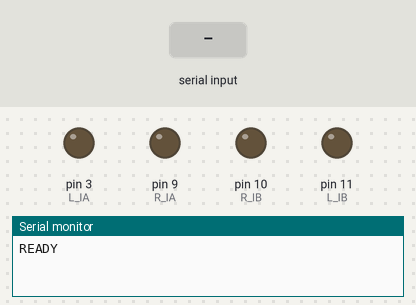
Simulated run of this sketch. Board: Arduino Uno, built with avr-gcc and run on an emulated ATmega328P. Shown: output pins drawn as LEDs (lit = HIGH), the last lines printed to the serial monitor. The inputs (shaded band) are chosen by the test bench.

Above: at 1.2 s.
1.3 s: "P,90\n" received over Serial
At 1.55 s:
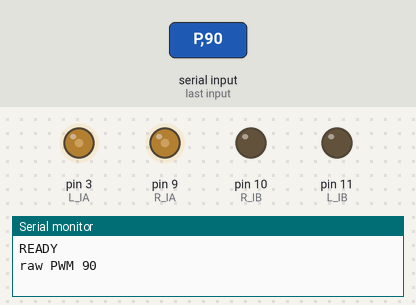
3.3 s: "M,90,45\n" received over Serial
At 3.6 s:
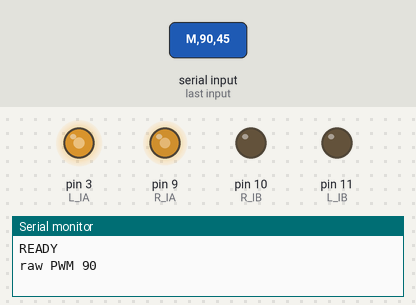
Timing chart, 0 to 6.3 s (numbered marks = the images above; inputs shaded):
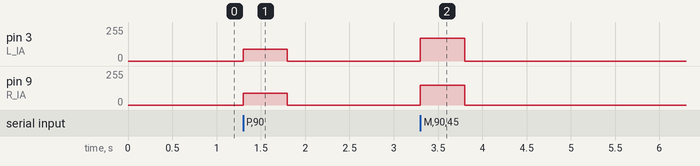

Measured:
- after the input at 1.3 s, pin 3 (L_IA), pin 9 (R_IA): 0/255 → 90/255 at once, → 0/255 0.50 s later
- after the input at 3.3 s, pin 3 (L_IA): 0/255 → 170/255 at once, → 0/255 0.50 s later; pin 9 (R_IA): 0/255 → 147/255 at once, → 0/255 0.50 s later

The sketch:

motor_serial.ino
```cpp
/*
 * motor_serial.ino - Raspberry Pi의 시리얼 명령으로 바퀴 2개 제어 (L9110S 모터 드라이버, cv_lab · linecar 공용)
 *   + 온습도 센서(DHT11 / DHT22)로 모터 온도를 재서 기준을 넘으면 감속, 상태를 시리얼로 출력
 *
 * 추가 배선
 *   DHT    VCC → 5V,  GND → GND,  DATA → D2   (인터럽트를 쓰므로 D2. 라이브러리 설치는 필요 없음)
 *   배터리  (+) ─ R1 ─┬─ R2 ─ GND,  ┬ → A0     (선택. 저항 없이 직접 연결하면 보드가 망가짐)
 */

// ================= 기능 켜기 / 끄기 =================
// 끄려면 그 줄 앞에 // 를 붙여 주석 처리
// #define USE_TEMP_SLOWDOWN    // [추가 1] 온도가 TEMP_LIMIT_C를 넘으면 감속
// #define USE_STATUS_PRINT     // [추가 1] 온도 · 습도 · 속도 · 배터리를 시리얼로 출력
// #define USE_BATTERY       // [추가 1] 배터리 잔량 측정 (분압 회로를 A0에 연결한 뒤 켜기)

// ================= 설정 (온도 · 배터리) =================
const unsigned long TEMP_INTERVAL_MS = 100;    // 온도를 확인하는 간격 (100 = 0.1초)
const unsigned long PRINT_INTERVAL_MS = 500;   // 시리얼 모니터에 출력하는 간격
const float TEMP_LIMIT_C = 40.0;               // 기준 온도: 이보다 높으면 감속 (DHT11은 50도까지만 측정)
const float TEMP_HYST_C = 2.0;                 // 기준보다 이만큼 식어야 원래 속도로 (감속 · 해제 반복 방지)
const float HOT_SPEED_SCALE = 0.6;             // 과열 시 속도 배율 (0.6 = 60%)

const int DHT_PIN = 2;
const int DHT_TYPE = 11;                       // 11 = DHT11, 22 = DHT22
// 센서가 새 값을 만드는 데 걸리는 최소 시간. 이보다 자주 읽으면 응답하지 않으므로 줄이지 말 것
const unsigned long DHT_MIN_INTERVAL_MS = (DHT_TYPE == 22) ? 2000 : 1000;
const unsigned long DHT_LOST_MS = 5000;        // 이 시간 동안 못 읽으면 TEMP=ERR

const int BATTERY_PIN = A0;                    // 분압 회로를 연결한 핀 (USE_BATTERY를 켰을 때만 사용)
const float BATTERY_R1 = 20000.0;              // 배터리 (+) 쪽 저항 (옴)
const float BATTERY_R2 = 10000.0;              // GND 쪽 저항 (옴)
const float BATTERY_FULL_V = 8.4;              // 100% 전압 (예: 리튬이온 2개 직렬 8.4)
const float BATTERY_EMPTY_V = 6.4;             // 0% 전압

const int L_IA = 3,  L_IB = 11;   // 왼쪽 바퀴  (L9110S A-IA, A-IB)
const int R_IA = 9,  R_IB = 10;   // 오른쪽 바퀴 (L9110S B-IA, B-IB)

const unsigned long TIMEOUT_MS = 500;   // 명령이 끊기면 정지할 시간
const int MIN_PWM = 125;                // 이보다 작으면 모터가 돌지 않음

const int LEFT_BOOST = 0;
const int RIGHT_BOOST = 0;             // 전진 시 오른쪽 모터 보정 (10부터 시작해 튜닝)

const int LEFT_DIR = 1;
const int RIGHT_DIR = 1;

char buf[32];
int len = 0;
unsigned long lastCmd = 0;
bool stopped = true;

int outLeft = 0, outRight = 0;         // 감속까지 반영한 현재 명령 (-255 ~ 255)
bool overheated = false;               // true면 감속 중
float tempC = 0, humidity = 0;
bool dhtEverRead = false;
unsigned long lastDhtOk = 0;

// DHT 신호: 하강 에지 사이의 시간(us)을 인터럽트로 기록
volatile uint8_t dhtGap[44];
volatile uint8_t dhtEdges = 0;
volatile unsigned long dhtLastEdge = 0;

void setMotor(int ia, int ib, int speed, int boost) {
  speed = constrain(speed, -255, 255);
  int pwm = abs(speed);

  // 전진(speed > 0)일 때만 boost 적용, 후진은 기존 MIN_PWM 유지
  int appliedBoost = (speed > 0) ? boost : 0;
  if (pwm > 0) {
    pwm = map(pwm, 1, 255, constrain(MIN_PWM + appliedBoost, 0, 255), 255);
  }

  if (speed > 0) {          // 전진
    analogWrite(ia, pwm);
    digitalWrite(ib, LOW);
  } else if (speed < 0) {   // 후진
    digitalWrite(ia, LOW);
    analogWrite(ib, pwm);
  } else {                  // 정지
    digitalWrite(ia, LOW);
    digitalWrite(ib, LOW);
  }
}

void drive(int left, int right) {
  if (overheated) {                    // 좌우 비율(조향)은 그대로 두고 속도만 줄임
    left = (int)(left * HOT_SPEED_SCALE);
    right = (int)(right * HOT_SPEED_SCALE);
  }
  outLeft = left;
  outRight = right;
  setMotor(L_IA, L_IB, left * LEFT_DIR, LEFT_BOOST);
  setMotor(R_IA, R_IB, right * RIGHT_DIR, RIGHT_BOOST);
  stopped = (left == 0 && right == 0);
}

// 모터 테스트용: 변환 없이 PWM 값 그대로 두 바퀴 전진
void rawForward(int pwm) {
  pwm = constrain(pwm, 0, 255);
  digitalWrite(L_IB, LOW);  analogWrite(L_IA, pwm);
  digitalWrite(R_IB, LOW);  analogWrite(R_IA, pwm);
  outLeft = outRight = pwm;
  stopped = (pwm == 0);
}

// ---------------------------------------------------------------------
// DHT 읽기: 기다리지 않고(delay 없이) 조금씩 진행.
// 인터럽트를 막지 않으므로 읽는 중에도 Pi의 모터 명령을 놓치지 않음
// ---------------------------------------------------------------------
void dhtEdge() {
  unsigned long now = micros();
  unsigned long gap = now - dhtLastEdge;
  dhtLastEdge = now;
  if (dhtEdges < sizeof(dhtGap)) dhtGap[dhtEdges++] = (gap > 255) ? 255 : gap;
}

// 마지막 40개 간격 = 데이터 40비트 (짧으면 0: 약 77us, 길면 1: 약 120us)
bool decodeDht() {
  uint8_t n = dhtEdges;
  if (n < 40) return false;
  uint8_t d[5] = {0, 0, 0, 0, 0};
  for (uint8_t i = 0; i < 40; i++) {
    d[i / 8] = (d[i / 8] << 1) | (dhtGap[n - 40 + i] > 100 ? 1 : 0);
  }
  if ((uint8_t)(d[0] + d[1] + d[2] + d[3]) != d[4]) return false;   // 체크섬
  if (d[0] == 0 && d[1] == 0) return false;                         // 잡음만 들어온 경우

  if (DHT_TYPE == 22) {
    humidity = (d[0] * 256 + d[1]) * 0.1;
    tempC = ((d[2] & 0x7F) * 256 + d[3]) * 0.1;
    if (d[2] & 0x80) tempC = -tempC;
  } else {
    humidity = d[0] + d[1] * 0.1;
    tempC = d[2] + (d[3] & 0x7F) * 0.1;
    if (d[3] & 0x80) tempC = -tempC;
  }
  return true;
}

void updateDht() {
  static uint8_t step = 0;             // 0 대기, 1 시작 신호, 2 응답 받는 중
  static unsigned long since = 0;
  unsigned long now = millis();

  if (step == 0 && now - since >= max(TEMP_INTERVAL_MS, DHT_MIN_INTERVAL_MS)) {
    pinMode(DHT_PIN, OUTPUT);
    digitalWrite(DHT_PIN, LOW);
    since = now;
    step = 1;
  } else if (step == 1 && now - since >= 20) {
    dhtEdges = 0;
    pinMode(DHT_PIN, INPUT_PULLUP);
    attachInterrupt(digitalPinToInterrupt(DHT_PIN), dhtEdge, FALLING);
    step = 2;
  } else if (step == 2 && now - since >= 35) {
    detachInterrupt(digitalPinToInterrupt(DHT_PIN));
    if (decodeDht()) {
      dhtEverRead = true;
      lastDhtOk = now;
    }
    step = 0;
  }
}

bool tempValid() {
  return dhtEverRead && millis() - lastDhtOk < DHT_LOST_MS;
}

// ---------------------------------------------------------------------
// [추가 1] 모터 온도 확인 → 기준 초과 시 감속 (실제 감속은 drive에서)
//   센서를 못 읽는 동안에는 마지막 상태(정상 / 감속)를 유지
// ---------------------------------------------------------------------
void checkMotorTemp() {
  static unsigned long last = 0;
  if (millis() - last < TEMP_INTERVAL_MS) return;
  last = millis();
  if (!tempValid()) return;

  if (!overheated && tempC > TEMP_LIMIT_C) {
    overheated = true;
  } else if (overheated && tempC <= TEMP_LIMIT_C - TEMP_HYST_C) {
    overheated = false;
  }
}

// 예: TEMP=36.0C HUM=45% SPEED=35% BATT=7.42V(51%) STATE=NORMAL
// SPEED는 실제 주행 속도가 아니라 모터에 준 명령의 크기 (엔코더가 없음)
void printStatus() {
  static unsigned long last = 0;
  if (millis() - last < PRINT_INTERVAL_MS) return;
  last = millis();

  Serial.print(F("TEMP="));
  if (tempValid()) {
    Serial.print(tempC, 1);
    Serial.print(F("C HUM="));
    Serial.print(humidity, 0);
    Serial.print('%');
  } else {
    Serial.print(F("ERR HUM=ERR"));
  }
  Serial.print(F(" SPEED="));
  Serial.print((int)((abs(outLeft) + abs(outRight)) * 100L / 510));
  Serial.print(F("% BATT="));
#ifdef USE_BATTERY
  {
    float v = analogRead(BATTERY_PIN) * 5.0 / 1023.0 * (BATTERY_R1 + BATTERY_R2) / BATTERY_R2;
    float pct = (v - BATTERY_EMPTY_V) / (BATTERY_FULL_V - BATTERY_EMPTY_V) * 100;
    Serial.print(v, 2);
    Serial.print(F("V("));
    Serial.print((int)constrain(pct, 0, 100));
    Serial.print(F("%)"));
  }
#else
  Serial.print(F("N/A"));
#endif
  Serial.print(F(" STATE="));
  Serial.println(overheated ? F("SLOW") : F("NORMAL"));
}

void handleLine(char *line) {
  int left, right, pwm;
  if (sscanf(line, "M,%d,%d", &left, &right) == 2) {
    drive(left, right);
    lastCmd = millis();
  } else if (sscanf(line, "P,%d", &pwm) == 1) {
    rawForward(pwm);
    lastCmd = millis();                 // 0.5초 뒤 자동 정지
    Serial.print("raw PWM ");
    Serial.println(pwm);
  } else if (strcmp(line, "PING") == 0) {
    Serial.println("PONG");
  }
}

void setup() {
  int pins[] = {L_IA, L_IB, R_IA, R_IB};
  for (int i = 0; i < 4; i++) pinMode(pins[i], OUTPUT);
  drive(0, 0);
  Serial.begin(115200);
  Serial.println("READY");
}

void loop() {
  while (Serial.available() > 0) {
    char c = Serial.read();
    if (c == '\n') {
      buf[len] = '\0';
      handleLine(buf);
      len = 0;
    } else if (c != '\r' && len < (int)sizeof(buf) - 1) {
      buf[len++] = c;
    }
  }

  if (!stopped && millis() - lastCmd > TIMEOUT_MS) {
    drive(0, 0);   // 명령이 끊김 → 자동 정지
  }

#if defined(USE_TEMP_SLOWDOWN) || defined(USE_STATUS_PRINT)
  updateDht();         // 감속이나 출력 중 하나라도 켜져 있으면 센서를 읽음
#endif
#ifdef USE_TEMP_SLOWDOWN
  checkMotorTemp();
#endif
#ifdef USE_STATUS_PRINT
  printStatus();
#endif
}
```
